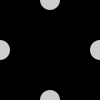
Frame 1 (no input)
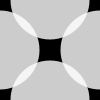
Frame 60 (the mouse pressed at the canvas centre just before this capture)
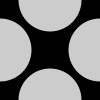
Frame 120 (the mouse held since frame 60 and released just before this capture)

The Processing sketch that drew these frames (run headless with seeded random() and noise(); from frame 60 on, the mouse is pressed at the canvas centre):

// Processing sketch: _04
// ── _04.pde
float d = 20.0;
float speed = 1.0;
int direction = 1;

void setup() {
  size(100, 100);
  smooth();
  noStroke();
  fill(255, 204);
}

void draw() {
  background(0);
  ellipse(0, 50, d, d);
  ellipse(100, 50, d, d);
  ellipse(50, 0, d, d);
  ellipse(50, 100, d, d);
  d += speed * direction;
  if ((d > width) || (d < width / 10)) {
    direction = -direction;
  }
}
